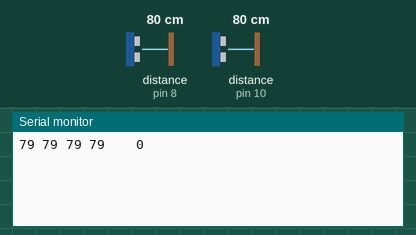
Recording of a sketch running on a simulated Arduino Uno, built with avr-gcc and run on an emulated ATmega328P. Shown: the last lines printed to the serial monitor. The inputs (shaded band) are chosen by the test bench; at power-on: distance to the obstacle (sensors on pin 8, pin 10) 80 cm. The echo pulse lasts 58.3 µs per cm.

Above: at 1.2 s.
1.3 s: distance to the obstacle (sensor on pin 8) set to 2 cm
At 2.4 s:
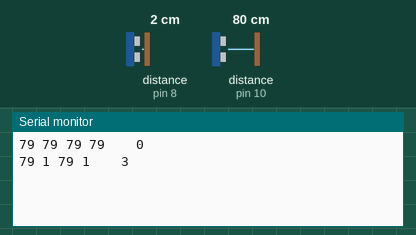
2.8 s: distance to the obstacle (sensor on pin 10) set to 2 cm
At 4.2 s:
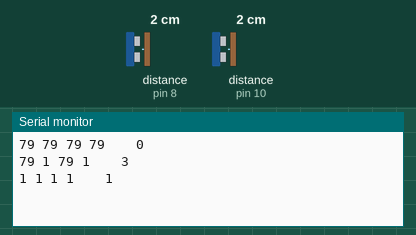
4.3 s: distance to the obstacle (sensor on pin 8) set to 4 cm
5.8 s: distance to the obstacle (sensor on pin 10) set to 4 cm
At 6.9 s:
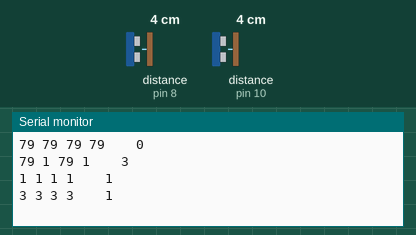
Timing chart, 0 to 8.3 s (numbered marks = the images above; inputs shaded):
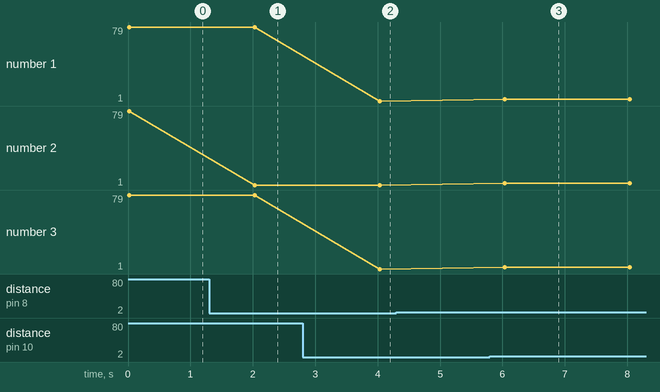

Measured:
- after the input at 1.3 s, the serial monitor: prints a new line after 0.73 s (image 1)
- after the input at 2.8 s, the serial monitor: prints a new line after 1.2 s (image 2)
- after the input at 5.8 s, the serial monitor: prints a new line after 0.24 s (image 3)
- plotted number 2: 79 → 1 after the input at 1.3 s

The sketch:

Ultrasound.ino
```cpp
int t1 = 11; // triggerPin for sensor1
int e1 = 10; // echoPin for sensor1
int t2 = 9; // triggerPin for sensor2
int e2 = 8; // echoPin for sensor2
float dur1, dur2, dur3, dur4;
int dist1, dist2, dist3, dist4;
void setup() {
  Serial.begin(9600); // set Baud rate for serial communication
  pinMode(t1, OUTPUT);
  pinMode(t2, OUTPUT);
  pinMode(e1, INPUT);
  pinMode(e2, INPUT);
}

int find_dist(int t, int e){
   digitalWrite(t, HIGH);
  delayMicroseconds(10);
  digitalWrite(t, LOW);
  float dur = pulseIn(e, HIGH);

  int ans = dur*0.017;
  return ans;
}

void loop() {
  // digitalWrite(t1, HIGH);
  // delayMicroseconds(10);
  // digitalWrite(t1, LOW);
  // dur1 = pulseIn(e1, HIGH);

  // digitalWrite(t2, HIGH);
  // delayMicroseconds(10);
  // digitalWrite(t2, LOW);
  // dur2 = pulseIn(e2, HIGH);

  // delay(200);

  // digitalWrite(t1, HIGH);
  // delayMicroseconds(10);
  // digitalWrite(t1, LOW);
  // dur3 = pulseIn(e1, HIGH);

  // digitalWrite(t2, HIGH);
  // delayMicroseconds(10);
  // digitalWrite(t2, LOW);
  // dur4 = pulseIn(e2, HIGH);

  dist1 = 0.017*dur1;
  dist2 = 0.017*dur2;
  dist3 = 0.017*dur3;
  dist4 = 0.017*dur4;

  dist1 = find_dist(t1, e1);
  dist2 = find_dist(t2, e2);
  //delay(200);
  dist3 = find_dist(t1, e1);
  dist4 = find_dist(t2, e2);
  int key = 0;
  Serial.print(dist1);
  Serial.print(" ");
  Serial.print(dist2);
  Serial.print(" ");
  Serial.print(dist3);
  Serial.print(" ");
  Serial.print(dist4);
  Serial.print("    ");
  if((dist1 > 30 && dist3 > 30) && (dist2 > 30 && dist4 > 30)){
    //delay(2000);
  }
  else{
    if(dist1 <= 30 && dist2 <= 30 && dist3 <= 30 && dist4 <= 30){
      // if(dist1 <= 15 && dist2 <= 15){
      //   key = 1;
      // }
      // else{
      //   key = 2;
      // }
      key = 1;
    }

    else if(dist1 <= 30 && dist3 <= 30){
      key = 2;
    }

    else if(dist2 <= 30 && dist4 <= 30){
      key = 3;
    }

    else if(dist1 <= 15 && dist2 > 15 && dist3 > 15 && dist4 <= 15){
      key = 7;
    }

    // else if(dist1 > 60 && dist2 <= 60 && dist3 <= 60 && dist4 < 60){
    //   key = 8;
    // }

    // else if(dist1 <= 60){
    //   int dists[6];
    //   dists[0] = dist1;
    //   for(int i = 0; i < 5; i++){
    //     delay(100);
    //     digitalWrite(t1, HIGH);
    //     delayMicroseconds(10);
    //     digitalWrite(t1, LOW);

    //     dur1 = pulseIn(e1, HIGH);
    //     dists[i+1] = 0.017*dur1;
    //   }

    //   int c = 1;
    //   for(int i = 1; i < 6; i++){
    //     if(dists[i] > dists[i-1]){
    //       c = 0;
    //     }
    //   }
    //   if(c == 1){
    //     key = 3;
    //   }

    //   c = 1;
    //   for(int i = 1; i < 6; i++){
    //     if(dists[i] < dists[i-1]){
    //       c = 0;
    //     }
    //   }
    //   if(c == 1){
    //     key = 4;
    //   }
    // }

    // else if(dist2 <= 100){
    // //   int dists[6];
    // //   dists[0] = dist2;
    // //   for(int i = 0; i < 5; i++){
    // //     delay(100);
    // //     digitalWrite(t2, HIGH);
    // //     delayMicroseconds(10);
    // //     digitalWrite(t2, LOW);

    // //     dur1 = pulseIn(e2, HIGH);
    // //     dists[i+1] = 0.017*dur1;
    // //   }
    // //   Serial.println();
    // //   Serial.print("Dist Array - ");
    // //   for(int i = 0; i < 6; i++){
    // //     Serial.print(dists[i]);
    // //     Serial.print("  ");
    // //   }
    // //   Serial.println();


    // //   int c = 1;
    // //   for(int i = 1; i < 6; i++){
    // //     if(dists[i] > dists[i-1]){
    // //       c = 0;
    // //     }
    // //   }
    // //   if(c == 1){
    // //     key = 5;
    // //   }

    // //   c = 1;
    // //   for(int i = 1; i < 6; i++){
    // //     if(dists[i] < dists[i-1]){
    // //       c = 0;
    // //     }
    // //   }
    // //   if(c == 1){
    // //     key = 6;
    // //   }
    // // }
    //   delay(500);
    //   digitalWrite(t2, HIGH);
    //   delayMicroseconds(10);
    //   digitalWrite(t2, LOW);

    //   dur1 = pulseIn(e2, HIGH);
    //   int dist_new = 0.017*dur1;
    //   Serial.println();
    //   Serial.print("dist_new    - ");

    //   Serial.print(dist_new);
    //   Serial.print(" ");
    //   Serial.print(dist2);
    //   Serial.print("   ");


    //   if(dist_new - dist2 >= 15){
    //     key = 5;
    //   }
    //   else if(dist_new - dist2 <= (-1)*15){
    //     key = 6;
    //   }
    //   else{
    //     key = 9;
    //   }
    // }
  }

  // ________ d1 d2 ___ d3 d4 ____d1 d2_____d3 d4__

  Serial.println(key);
  delay(2000);
}
```
